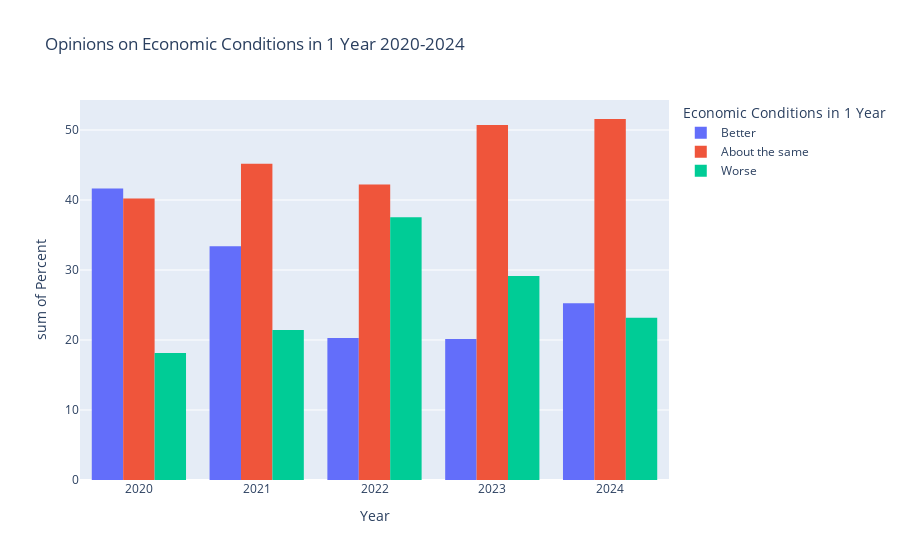

Notebook cell for this chart:
### Code cell
examine_changes('ECON1BMOD', 'Economic Conditions in 1 Year',['Better','About the same','Worse'])

### Figure 1 — Plotly figure (JSON) as saved in the notebook; plotly's stock layout.template omitted (floating-point values rounded to 4 significant figures)
{"data": [{"alignmentgroup": "True", "bingroup": "x", "histfunc": "sum", "hovertemplate": "Economic Conditions in 1 Year=Better<br>Year=%{x}<br>sum of Percent=%{y}<extra></extra>", "legendgroup": "Better", "marker": {"color": "#636efa", "pattern": {"shape": ""}}, "name": "Better", "offsetgroup": "Better", "orientation": "v", "showlegend": true, "type": "histogram", "x": [2020, 2021, 2022, 2023, 2024], "xaxis": "x", "y": [41.64, 33.38, 20.28, 20.16, 25.25], "yaxis": "y"}, {"alignmentgroup": "True", "bingroup": "x", "histfunc": "sum", "hovertemplate": "Economic Conditions in 1 Year=About the same<br>Year=%{x}<br>sum of Percent=%{y}<extra></extra>", "legendgroup": "About the same", "marker": {"color": "#EF553B", "pattern": {"shape": ""}}, "name": "About the same", "offsetgroup": "About the same", "orientation": "v", "showlegend": true, "type": "histogram", "x": [2020, 2021, 2022, 2023, 2024], "xaxis": "x", "y": [40.22, 45.18, 42.2, 50.7, 51.57], "yaxis": "y"}, {"alignmentgroup": "True", "bingroup": "x", "histfunc": "sum", "hovertemplate": "Economic Conditions in 1 Year=Worse<br>Year=%{x}<br>sum of Percent=%{y}<extra></extra>", "legendgroup": "Worse", "marker": {"color": "#00cc96", "pattern": {"shape": ""}}, "name": "Worse", "offsetgroup": "Worse", "orientation": "v", "showlegend": true, "type": "histogram", "x": [2020, 2021, 2022, 2023, 2024], "xaxis": "x", "y": [18.14, 21.43, 37.52, 29.14, 23.19], "yaxis": "y"}], "layout": {"barmode": "group", "legend": {"title": {"text": "Economic Conditions in 1 Year"}, "tracegroupgap": 0}, "title": {"text": "Opinions on Economic Conditions in 1 Year 2020-2024"}, "xaxis": {"anchor": "y", "domain": [0, 1], "title": {"text": "Year"}}, "yaxis": {"anchor": "x", "domain": [0, 1], "title": {"text": "sum of Percent"}}}}
